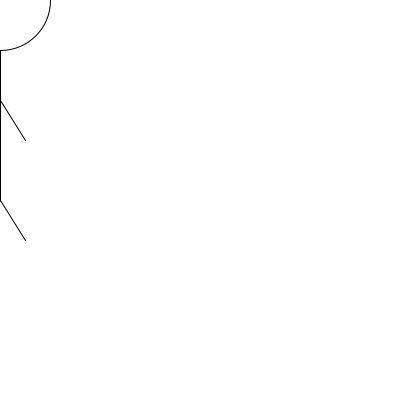
Frame 1 (no input)
Frame 60 (the mouse pressed at the canvas centre just before this capture): identical to frame 1, image omitted
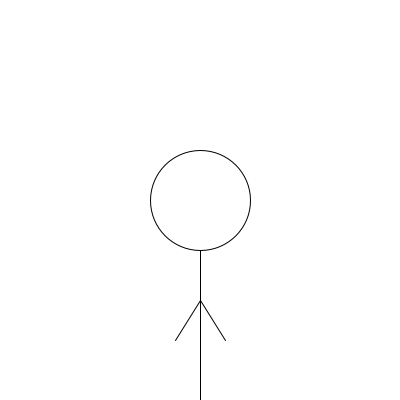
Frame 120 (the mouse held since frame 60 and released just before this capture)

The Processing sketch that drew these frames (run headless with seeded random() and noise(); from frame 60 on, the mouse is pressed at the canvas centre):

// Processing sketch: processing_160757
// ── processing_160757.pde

void setup() {
  background(255);
  size(400, 400);
}
void draw() {

  man(mouseX, mouseY);
}
void man(int x, int y) {
  background(255);
  ellipse(x, y, 100, 100);
  line(x, y+50, x, y+200);
  line(x, y+100, x-25, y+140);
  line(x, y+100, x+25, y+140);
  line(x, y+200, x-25, y+240);
  line(x, y+200, x+25, y+240);
}
